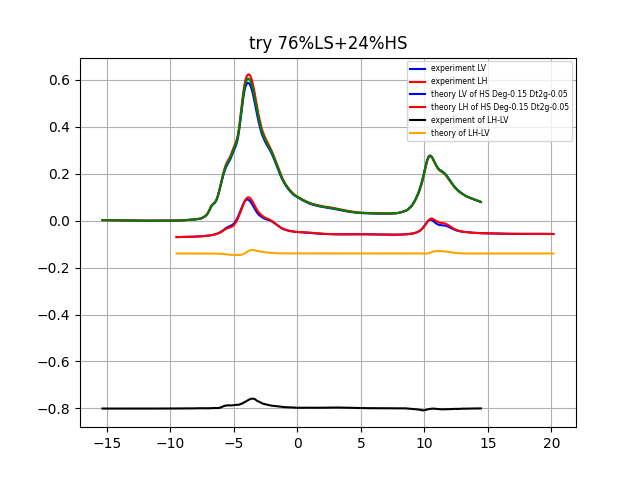

Write Python code to recreate this figure.
from STO_XAS import STO_experiment
from numpy.core.shape_base import block
import pandas as pd  
import matplotlib.pyplot as plt 
from scipy.interpolate import interp1d
import glob
import numpy as np
from scipy.interpolate import interp1d
import PIL.Image as Image
import os
import cv2

### STO
STOdata = pd.read_csv('C:/Users/Tim/Desktop/實驗_XMCD/210324_001_STO#2020-10-26-(25)-No1_XMCD_CoL23_T025K_02_01.dat',encoding='utf-8',delimiter="\t" )
STOdata = STOdata[2690:8650]
STOxmld = STOdata["LH"]+2*STOdata["LV"] #+0.3
STOdata["Energy(eV)"] = STOdata["Energy(eV)"] - 780.4
STO_experiment = STOdata["LH"] - STOdata["LV"] - 0.8
     
LS = pd.read_csv('C:/Users/Tim/Desktop/理論數據/Theory/LS/Co_210324_005_722_LS_aDeg-0.150' + '_aDt2g-0.050' +'_XAS.dat', sep="\s+",    encoding='utf-8',skiprows=6,engine='python',header=None ) 

              
HS = pd.read_csv('C:/Users/Tim/Desktop/理論數據/Theory/HS/Co_210325_004_HS_724_aDeg-0.150' + '_aDt2g-0.050' + '_XAS.dat', sep="\s+",    encoding='utf-8',skiprows=6,engine='python',header=None ) 


#####LS
LS = LS[20:2000]

chLSx = 0.16
#####  LS polar x

LSx_x = (LS[0]+chLSx).values

LSx_y = LS[2].values

#####  LS polar y

LSy_x = LSx_x
LSy_y = (LS[4]).values
     
LSy_y = -1*LSy_y-0.0054

#####  LS polar z

LSz_x = LSx_x

LSz_y = (LS[6]).values
LSz_y = -1*LSz_y-0.0054
#####HS
HS = HS[20:2000]

chHSx = -0.23
#####  HS polar x

HSx_x = (HS[0]+chHSx).values

HSx_y = HS[2].values

#####  HS polar y

HSy_x = HSx_x
    
HSy_y = HS[4].values

HSy_y = -1*HSy_y-0.0044
#####  HS polar Z

HSz_x = HSx_x

HSz_y = HS[6].values

HSz_y = -1*HSz_y-0.0044

###設arctan,使用numpy的array
x1 = np.arange(-10, -5, 0.01, float)
x2 = np.arange(-5, -2, 0.01, float)
x3 = np.arange(-2, 9.5, 0.01, float)
x4 = np.arange(9.5, 11.5, 0.01, float)
x5 = np.arange(11.5, 20, 0.01, float)
    
arct2 = 0.006*np.arctan(8*(x2-(-3))) 
arct1 = np.full_like(x1,np.min(arct2))

arct3 = np.full_like(x3,np.max(arct2))

arct4 = 0.004*np.arctan(8*(x4-10.5)) +0.014

arct5 = np.full_like(x5,np.max(arct4))

arct = np.hstack([arct1,arct2,arct3,arct4,arct5])
x = np.hstack([x1,x2,x3,x4,x5])

arct = arct + 0.0088

##LAO,LS的xmld,內插後相加,使用numpy的array
f = interp1d(x,arct,fill_value='extrapolate')
#以LS的x軸為基準
arct = f(LSx_x)
LSy_y = LSy_y + arct 
LSz_y = LSz_y + arct 
arct = f(HSx_x)
HSy_y = HSy_y + arct
HSz_y = HSz_y + arct

#plt.plot(LSx_x,LSy_y,color='orange')
#LV
f = interp1d(HSx_x,HSy_y,fill_value='extrapolate')
HSy_y = f(LSx_x)
#plt.plot(LSx_x,HSy_y,color='orange')
STOy = 0.5*(0.76*LSy_y + 0.24*HSy_y)-0.07 #-1.05+(i-1)*0.35
#plt.plot(LSx_x,STOy,color='b')
#LH
f = interp1d(HSx_x,HSz_y,fill_value='extrapolate')
HSz_y = f(LSx_x)
STOz = 0.5*(0.76*LSz_y + 0.24*HSz_y)-0.07 #-1.05+(i-1)*0.35

STO_theory = STOz - STOy - 0.14

plt.plot(STOdata["Energy(eV)"],STOdata["LV"],label='experiment LV',color='b')
plt.plot(STOdata["Energy(eV)"],STOdata["LH"],label='experiment LH',color='r')
plt.plot(LSx_x,STOy,label= 'theory LV of HS Deg'+ '-0.15' + ' Dt2g'+ '-0.05',color='b')
plt.plot(LSx_x,STOz,label= 'theory LH of HS Deg'+ '-0.15' + ' Dt2g'+ '-0.05',color='r')
plt.plot(STOdata["Energy(eV)"],STO_experiment,label='experiment of LH-LV',color='black')
plt.plot(LSx_x,STO_theory,label = 'theory of LH-LV',color='orange')
plt.plot(STOdata["Energy(eV)"],(STOdata["LV"]+STOdata["LH"])/2,color='g')
   
plt.rc('legend',fontsize=5.5)
plt.legend()    
plt.grid(True)
 
plt.title( 'try 76%LS+24%HS'  )
plt.savefig('try.png')
plt.show()
